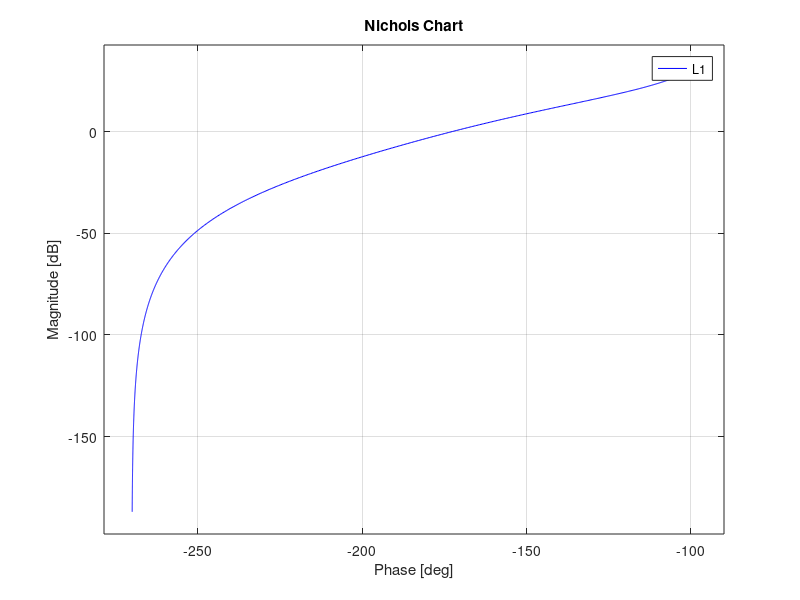

Write MATLAB code to recreate this figure. (Note: this script raises an error after producing the figure.)
clear all
close all
clc

s = tf('s');

G = 0.3/(s^2 + 1.75*s +0.37)

Kc = 1.5
C_ss = Kc/s;
L1 = G*C_ss;
M_S_LF=-20; %dB

Tp=0.42
Sp=2.67
wc_des=1;

figure(1)
nichols(L1,'b'),hold on
T_grid(Tp)
S_grid(Sp)
S_grid(M_S_LF)

%phase lead negative zero

wnorm = 5
wZ=wc_des/wnorm
C_z = 1+ s/wZ
L2 = L1*C_z
C = C_ss*C_z

figure(1)
nichols(L2,'r')

%lag network


%simulation
%In exam torlence is 5%